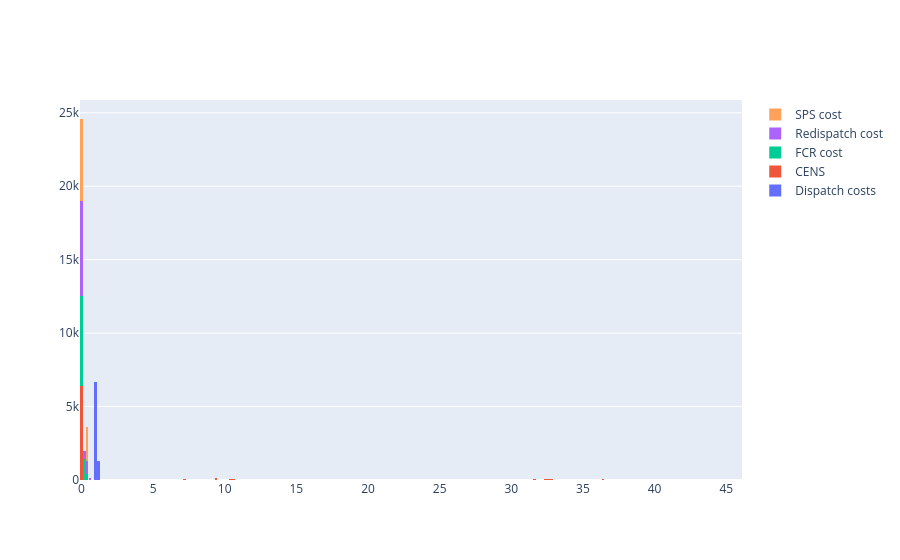

This figure's notebook cell:
### Markdown cell above
## Stacked bar plot

### Code cell
cost_types = ["Dispatch costs", "CENS", "FCR cost", "Redispatch cost", "SPS cost"]

fig = go.Figure(go.Histogram(
    x=df[cost_types[0]],
    bingroup=1, name=cost_types[0]))

fig.add_trace(go.Histogram(
    x=df[cost_types[1]],
    bingroup=1, name=cost_types[1]))

fig.add_trace(go.Histogram(
    x=df[cost_types[2]],
    bingroup=1, name=cost_types[2]))

fig.add_trace(go.Histogram(
    x=df[cost_types[3]],
    bingroup=1, name=cost_types[3]))

fig.add_trace(go.Histogram(
    x=df[cost_types[4]],
    bingroup=1, name=cost_types[4]))

fig.update_layout(
    barmode="stack",
    bargap=0.1)

fig.show()

### Figure 1 — Plotly figure (JSON) as saved in the notebook; plotly's stock layout.template omitted (floating-point values rounded to 4 significant figures; data arrays with more than 128 entries replaced by an {"elided": "..."} marker saying what was removed)
{"data": [{"bingroup": "1", "name": "Dispatch costs", "type": "histogram", "x": {"elided": "7953 float values"}}, {"bingroup": "1", "name": "CENS", "type": "histogram", "x": {"elided": "7953 float values"}}, {"bingroup": "1", "name": "FCR cost", "type": "histogram", "x": {"elided": "7953 float values"}}, {"bingroup": "1", "name": "Redispatch cost", "type": "histogram", "x": {"elided": "7953 float values"}}, {"bingroup": "1", "name": "SPS cost", "type": "histogram", "x": {"elided": "7953 float values"}}], "layout": {"autosize": true, "bargap": 0.1, "barmode": "stack", "xaxis": {"autorange": true, "range": [-0.1, 46.1], "type": "linear"}, "yaxis": {"autorange": true, "range": [0, 25870.0]}}}
